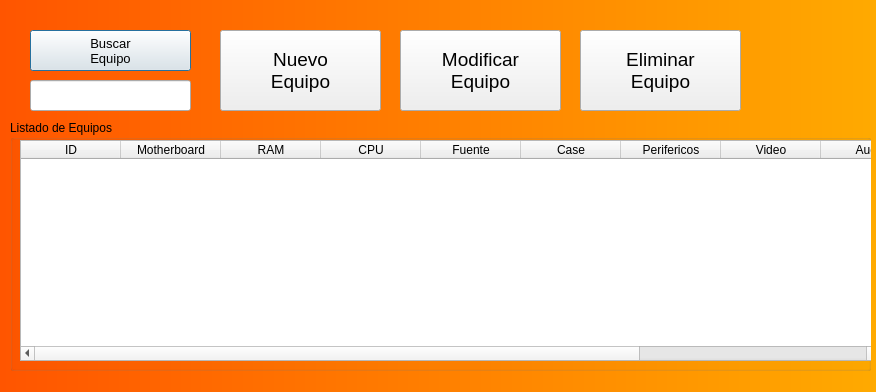
<?xml version="1.0" encoding="UTF-8"?>
<ui version="4.0">
 <class>Dialog</class>
 <widget class="QDialog" name="Dialog">
  <property name="geometry">
   <rect>
    <x>0</x>
    <y>0</y>
    <width>876</width>
    <height>392</height>
   </rect>
  </property>
  <property name="windowTitle">
   <string>Dialog</string>
  </property>
  <property name="styleSheet">
   <string notr="true">
QDialog{
    color: rgba(255, 255, 255, 10) ;
	background-color: qlineargradient(spread:reflect, x1:0, y1:0, x2:1, y2:0, stop:0 rgba(255, 85, 0, 255), stop:1 rgba(255, 170, 0, 255));
	opacity:80;
	position: relative;
    background-position: center;
    background-repeat: no-repeat;
    
}</string>
  </property>
  <widget class="QPushButton" name="Buscar">
   <property name="geometry">
    <rect>
     <x>30</x>
     <y>30</y>
     <width>161</width>
     <height>41</height>
    </rect>
   </property>
   <property name="font">
    <font>
     <pointsize>10</pointsize>
    </font>
   </property>
   <property name="text">
    <string>Buscar
Equipo</string>
   </property>
  </widget>
  <widget class="QPushButton" name="NuevoEquipo">
   <property name="geometry">
    <rect>
     <x>220</x>
     <y>30</y>
     <width>161</width>
     <height>81</height>
    </rect>
   </property>
   <property name="font">
    <font>
     <pointsize>14</pointsize>
    </font>
   </property>
   <property name="text">
    <string>Nuevo
Equipo</string>
   </property>
  </widget>
  <widget class="QPushButton" name="ModificarEquipo">
   <property name="geometry">
    <rect>
     <x>400</x>
     <y>30</y>
     <width>161</width>
     <height>81</height>
    </rect>
   </property>
   <property name="font">
    <font>
     <pointsize>14</pointsize>
    </font>
   </property>
   <property name="text">
    <string>Modificar
Equipo</string>
   </property>
  </widget>
  <widget class="QPushButton" name="EliminarEquipo">
   <property name="geometry">
    <rect>
     <x>580</x>
     <y>30</y>
     <width>161</width>
     <height>81</height>
    </rect>
   </property>
   <property name="font">
    <font>
     <pointsize>14</pointsize>
    </font>
   </property>
   <property name="text">
    <string>Eliminar
Equipo</string>
   </property>
  </widget>
  <widget class="QLineEdit" name="BuscarID">
   <property name="geometry">
    <rect>
     <x>30</x>
     <y>80</y>
     <width>161</width>
     <height>31</height>
    </rect>
   </property>
   <property name="font">
    <font>
     <pointsize>12</pointsize>
    </font>
   </property>
   <property name="inputMethodHints">
    <set>Qt::ImhDigitsOnly|Qt::ImhUrlCharactersOnly</set>
   </property>
  </widget>
  <widget class="QGroupBox" name="groupBox">
   <property name="geometry">
    <rect>
     <x>10</x>
     <y>120</y>
     <width>861</width>
     <height>251</height>
    </rect>
   </property>
   <property name="title">
    <string>Listado de Equipos</string>
   </property>
   <widget class="QTableWidget" name="TablaEquipos">
    <property name="geometry">
     <rect>
      <x>10</x>
      <y>20</y>
      <width>861</width>
      <height>221</height>
     </rect>
    </property>
    <column>
     <property name="text">
      <string>ID</string>
     </property>
    </column>
    <column>
     <property name="text">
      <string>Motherboard</string>
     </property>
    </column>
    <column>
     <property name="text">
      <string>RAM</string>
     </property>
    </column>
    <column>
     <property name="text">
      <string>CPU</string>
     </property>
    </column>
    <column>
     <property name="text">
      <string>Fuente</string>
     </property>
    </column>
    <column>
     <property name="text">
      <string>Case</string>
     </property>
    </column>
    <column>
     <property name="text">
      <string>Perifericos</string>
     </property>
    </column>
    <column>
     <property name="text">
      <string>Video</string>
     </property>
    </column>
    <column>
     <property name="text">
      <string>Audio</string>
     </property>
    </column>
    <column>
     <property name="text">
      <string>Disco</string>
     </property>
    </column>
    <column>
     <property name="text">
      <string>Sistema Operativo</string>
     </property>
    </column>
   </widget>
  </widget>
 </widget>
 <resources/>
 <connections/>
</ui>
